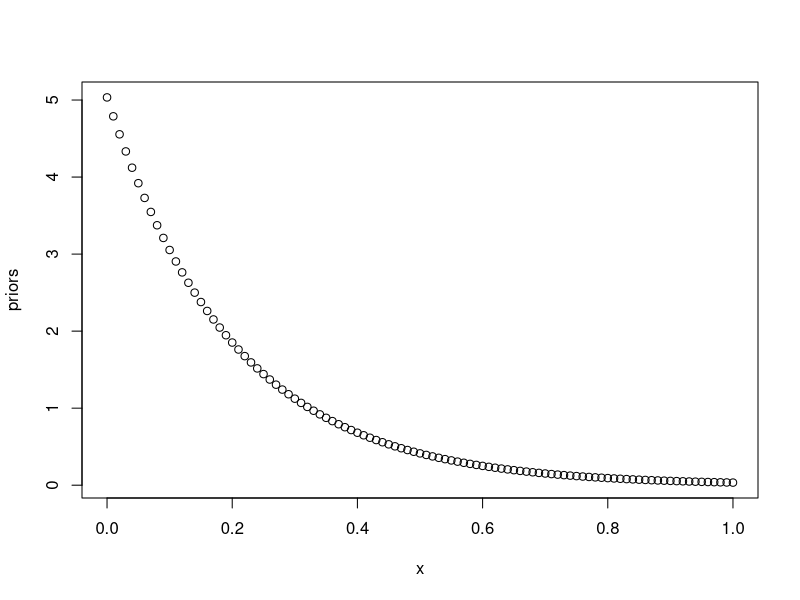
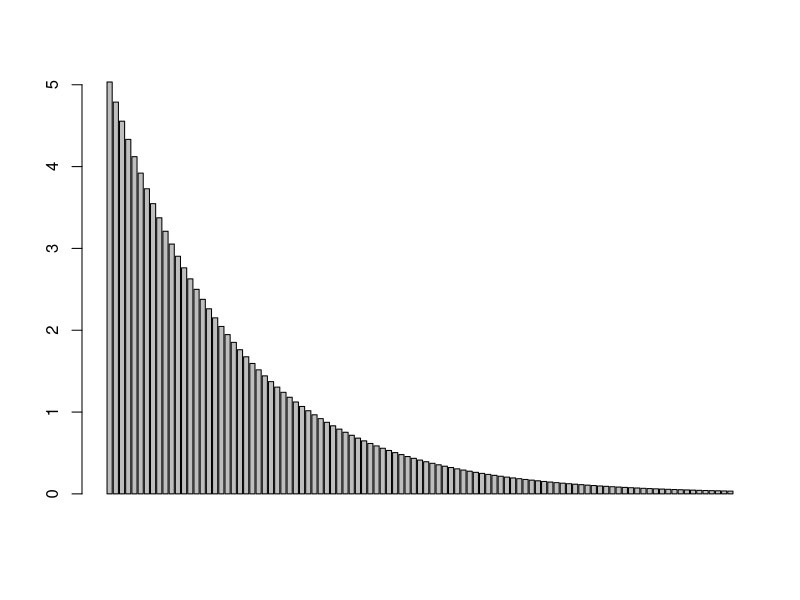
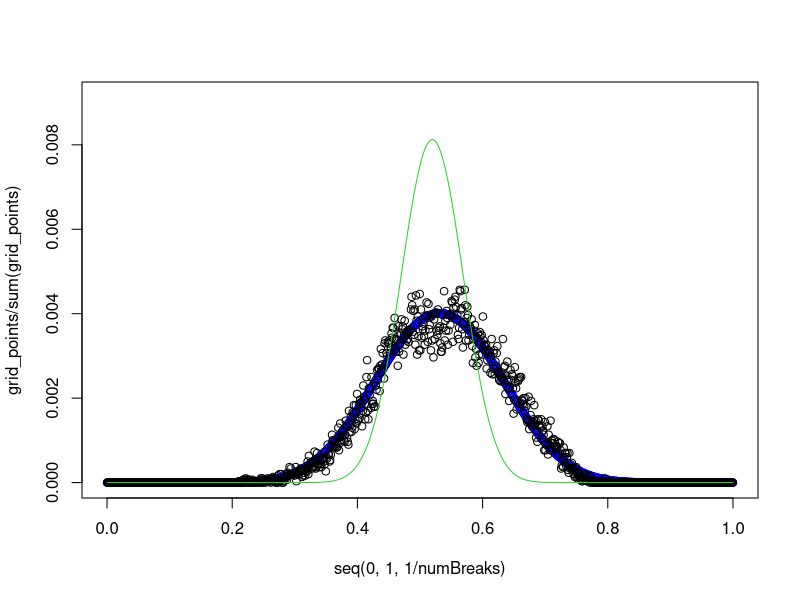
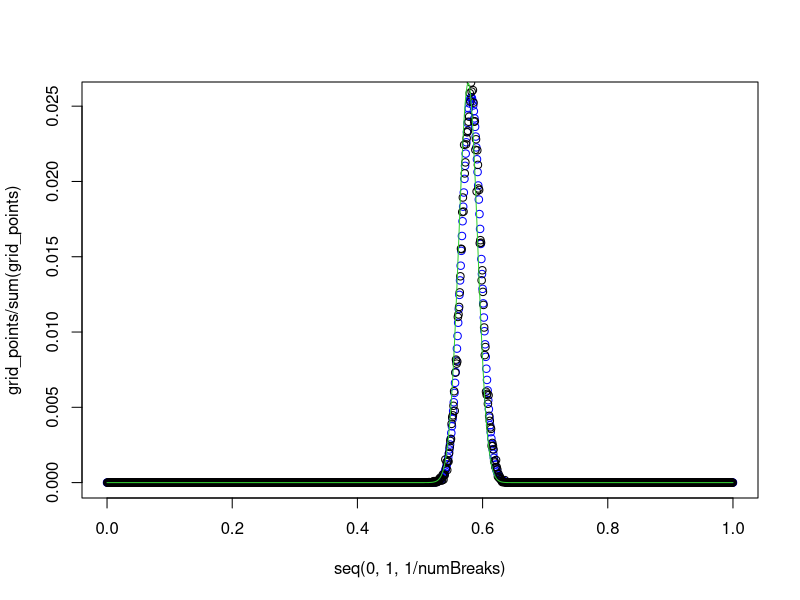

Recreate these plots in R, in order.
## ---- chunk 1
knitr::opts_chunk$set(echo = TRUE)
## ---- chunk 2
x = seq(0,1,.01)
priors = dexp(x, rate=5)/0.9932621

plot(x,priors)
barplot(priors)
## ---- chunk 3
metropolis <- function(iterations, new_data, starting_prob, step_size = .01){
    current_prob = starting_prob
    posteriorDist = vector()
  ## starting_prob is of success, failure
  for(i in 1:iterations){
    
    ## calculate the probability of the current probability (prior or p(current_prob)) * the likelihood of X heads given the data (p(new_data | current_prob))
    pCurrent = dexp(current_prob, rate=5)/0.9932621 * dbinom(new_data[1], sum(new_data), current_prob)

    new_prob = current_prob + rnorm(1, mean = 0, sd = step_size)
    new_prob = min(new_prob, 1) ## in case new_prob is above 1
    new_prob = max(new_prob, 0) ## in case new_prob is below 0
    
    ## calculate the probability of a new probability (prior or p(new_prob)) * the likelihood of X heads given the data (p(new_data | new_prob))
    pNew = dexp(new_prob, rate=5)/0.9932621 * dbinom(new_data[1], sum(new_data), new_prob)

    

    ratio = pNew / pCurrent
    
    if (ratio > 1 || ratio >= runif(1)){current_prob = new_prob} ## update the current prob
    
    posteriorDist[i]  = current_prob
    ## current_prob is the metropolis algorithm's guess about the posterior

    
  }
  return(posteriorDist) }
## ---- chunk 4
grid_integration <- function(numBreaks, alpha_beta, new_data){
  posteriorDist = vector(length = numBreaks)
  NumRectangles = seq(0,1, 1/numBreaks)
  i = 1
  sum = 0
  delta <- 1/(numBreaks)
  
  for(rectangle in NumRectangles){
    posteriorDist[i] <- dexp(rectangle, rate=5)/0.9932621 * dbinom(new_data[1], sum(new_data), rectangle)

    i = i + 1
  }

  return(posteriorDist)}
## ---- chunk 5
iterations = 30000
new_data = c(14,10)
starting_prob = 0.5

## calculating the posteror using metropolis algorithm
metropolis_points = metropolis(iterations = iterations, new_data = new_data, starting_prob = starting_prob, step_size = .01)

numBreaks = 1000
alpha_beta = c(40,40)
new_data = c(14,10)

## calculate the posterior using the grid algorithm

grid_points = grid_integration(numBreaks = numBreaks, alpha_beta = alpha_beta, new_data = new_data)

alpha_beta = c(40,40)
new_data = c(14,10)

## calculate the posterior using the beta distribution
beta_dist = dbeta(seq(0,1,1/numBreaks), alpha_beta[1]+new_data[1], alpha_beta[2]+new_data[2])



## plot the probability of each the posterior values being correct
plot( seq(0,1,1/numBreaks), grid_points/sum(grid_points), col = "blue", ylim = c(0,max((beta_dist*(1/numBreaks)))+0.001) )
myHist <- hist(metropolis_points, breaks = seq(0,1, 1/numBreaks), plot = FALSE)
points(myHist$mids, myHist$counts/iterations) ## or myHist$counts/sum(myHist$counts)
lines(seq(0,1,1/numBreaks), (beta_dist*(1/numBreaks)) , col="limegreen")




### get the most probable posterior:
## metropolis:
print(paste("most probable posterior from metropolis is",myHist$mids[which.max(myHist$counts/iterations)]))
print(paste("most probable posterior from grid is", seq(0,1, 1/numBreaks)[which.max(grid_points/sum(grid_points))]))
print(paste("most probable posterior from dbeta is",seq(0,1,1/numBreaks)[which.max(beta_dist*(1/numBreaks))]))

## in total we observed 14 + 39 heads and 10+39 tails
print(paste("the actual most probable posterior is", (14+39)/(14+39+10+39) ))

## ---- chunk 6

iterations = 30000
new_data = c(583,417)
starting_prob = 0.5

## calculating the posteror using metropolis algorithm
metropolis_points = metropolis(iterations = iterations, new_data = new_data, starting_prob = starting_prob, step_size = .01)

numBreaks = 1000
alpha_beta = c(40,40)

## calculate the posterior using the grid algorithm

grid_points = grid_integration(numBreaks = numBreaks, alpha_beta = alpha_beta, new_data = new_data)


## calculate the posterior using the beta distribution
beta_dist = dbeta(seq(0,1,1/numBreaks), alpha_beta[1]+new_data[1], alpha_beta[2]+new_data[2])




## plot the probability of each the posterior values being correct
plot(seq(0,1,1/numBreaks), grid_points/sum(grid_points), col = "blue")
myHist <- hist(metropolis_points, breaks = seq(0,1, 1/numBreaks), plot = FALSE)
points(myHist$mids, myHist$counts/iterations) ## or myHist$counts/sum(myHist$counts)
lines(seq(0,1,1/numBreaks), (beta_dist*(1/numBreaks)) , col="limegreen")




### get the most probable posterior:
## metropolis:
print(paste("most probable posterior from metropolis is",myHist$mids[which.max(myHist$counts/iterations)]))
print(paste("most probable posterior from grid is", seq(0,1, 1/numBreaks)[which.max(grid_points/sum(grid_points))]))
print(paste("most probable posterior from dbeta is",seq(0,1,1/numBreaks)[which.max(beta_dist*(1/numBreaks))]))

## in total we observed 14 + 39 heads and 10+39 tails
print(paste("the actual most probable posterior is", (583+39)/(583+39+417+39) ))
